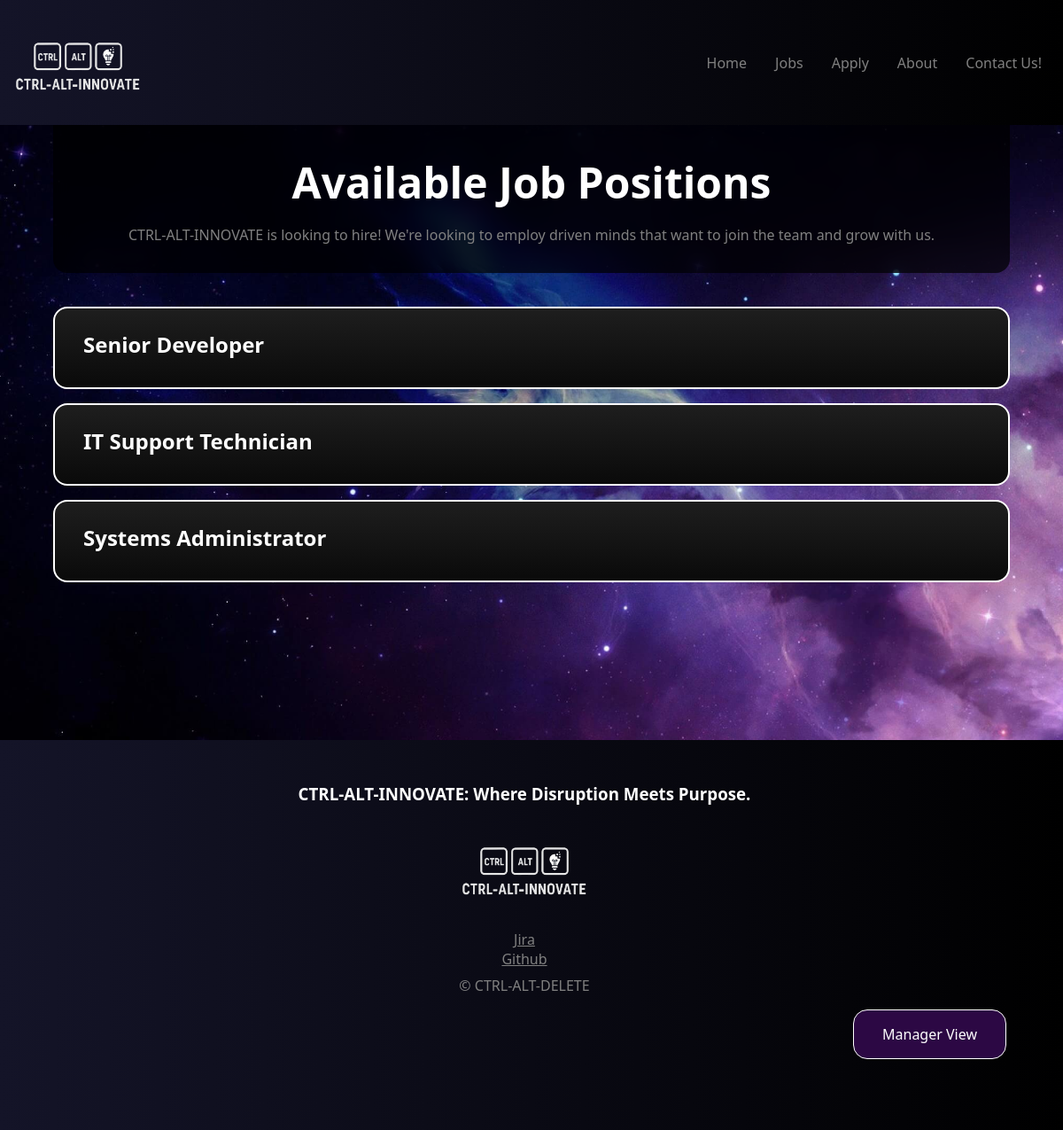
/jobs.php, run on the app's committed database.
### tables this page shows
CREATE TABLE `jobs` (
  `ref_id` varchar(10) NOT NULL,
  `title` varchar(50) NOT NULL,
  `description` text DEFAULT NULL,
  `responsibilities` text DEFAULT NULL,
  `essential_qualifications` text DEFAULT NULL,
  `ideal_qualifications` text DEFAULT NULL,
  `salary` varchar(20) DEFAULT NULL,
  `reports_to` varchar(50) DEFAULT NULL,
  `image` varchar(50) DEFAULT NULL
);

### jobs.php (the view, shortened to what this page needs)
<!DOCTYPE html>
<html lang="en">
<head>
    <link rel="stylesheet" href="./styles/styles.css"/>
</head>
<body class="Jobs">
    <?php include 'header.inc'; ?>
    <div class="content">
        <div class="section-dark top-section">
            <h1 class="heading-styling">Available Job Positions</h1>
            <p class="content-row">
                CTRL-ALT-INNOVATE is looking to hire! We're looking to employ driven minds that want to join the team and grow with us.
            </p>
        </div>
        <br>
        <section class="team-cards">
        <?php include 'settings.php';
        $sql = "SELECT * FROM jobs";
        $result = $conn->query($sql);
        $counter = 1;
        if ($result->num_rows > 0) {
            while ($row = $result->fetch_assoc()) {
                $title = htmlspecialchars($row['title']);
                ?>
                <div class="accordion-card">
                    <label for="card<?= $counter ?>" class="card-title"><?= $title ?></label>
                </div>
                <?php
                $counter++;
            }
        } else {
            echo "<p>No job listings found.</p>";
        }
        ?>
        </section>
        <br>
        <br>
        <br>
    </div>
    <?php include 'footer.inc'; ?>
</body>
</html>

### styles/styles.css (style rules this page uses)
* { font-family: system-ui, -apple-system, BlinkMacSystemFont, 'Segoe UI', Roboto, Oxygen, Ubuntu, Cantarell, 'Open Sans', 'Helvetica Neue', sans-serif; margin: 0; max-width: 100vw; }
body { background-color: black; color: white; min-height: 100vh; display: grid; grid-template-rows: auto 1fr auto; background-image: url("images/purple-nebula-wallpaper-for-3840x2160-4k-136-712.jpg"); background-size: cover; background-attachment: fixed; }
.content { padding-inline: 5%; height: fit-content; }
.section-dark { margin-top: 4rem; margin-bottom: 1rem; padding: 1rem; border-radius: 1rem; background-color: rgb(0 0 0 / 70%); backdrop-filter: blur(10px); color: grey; display: flex; flex-direction: column; align-items: center; text-align: center; }
.section-dark h1, .section-dark h2, .section-dark h3 { color: white; }
.top-section { margin-top: 0; border-radius: 0 0 1rem 1rem; }
.content-row { padding: 1rem; display: flex; justify-content: space-between; }
.team-cards { margin-bottom: 5rem; width: 100%; max-width: 100%; height: fit-content; }
.accordion-card { border: 2px solid white; background-image: linear-gradient(180deg, rgb(30, 30, 30), rgb(10, 10, 10)); border-radius: 1rem; margin-bottom: 1rem; overflow: hidden; transition: all 0.3s ease-in; }
.card-title { display: block; padding: 1.5rem 2rem; font-size: 1.5rem; font-weight: bold; cursor: pointer; transition: background-color 0.2s ease; }
.accordion-card, .card-content { max-width: 100%; overflow-wrap: break-word; word-wrap: break-word; white-space: normal; }
.heading-styling { margin-top: 1rem; font-size: 3rem; }
label { font-size: 15px; }
label { display: block; margin-bottom: 8px; color: white; font-weight: 500; }
label { display: block; margin-bottom: 8px; color: #ffffff; font-weight: 500; }

### data on the page
jobs: title "Senior Developer"
jobs: title "IT Support Technician"
jobs: title "Systems Administrator"
